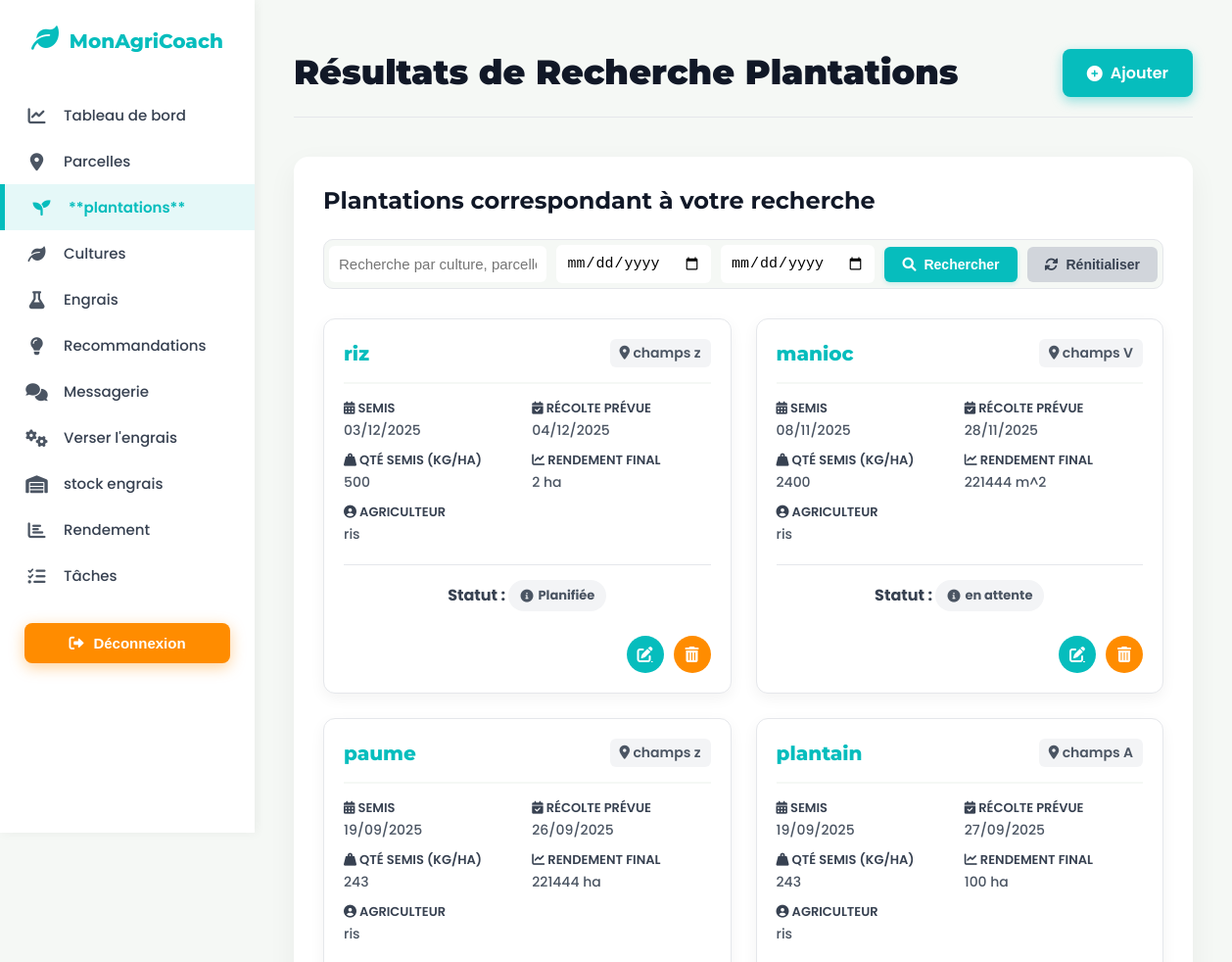
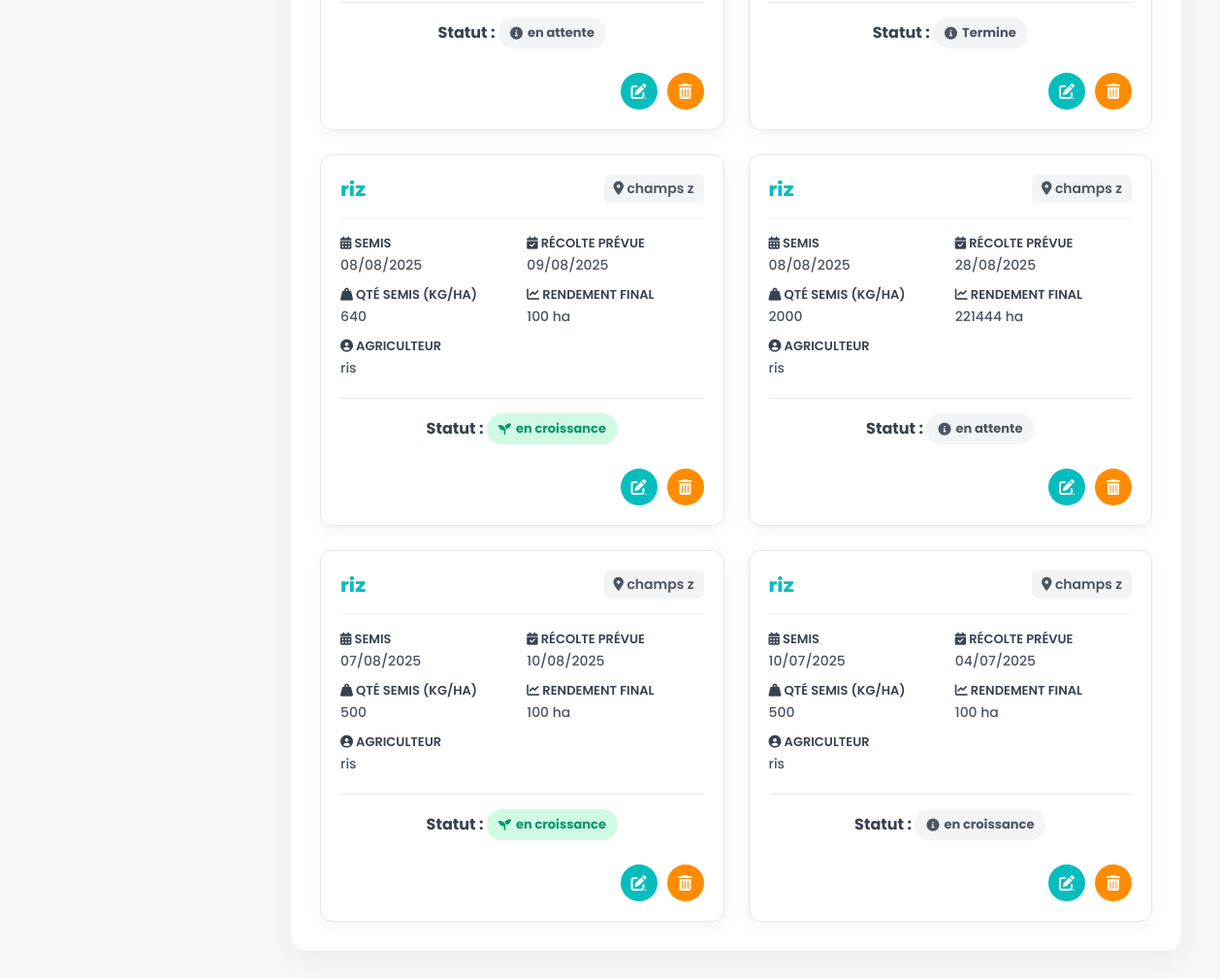
The page /recherche_plantation.php on the database its author committed (2 pictures, top to bottom).
### tables this page shows
CREATE TABLE `plantation` (
  `id` int(11) NOT NULL,
  `date_semis` date NOT NULL,
  `date_recolte_prevue` date NOT NULL,
  `quantite_semis_kg_ha` decimal(10,0) NOT NULL,
  `statut_plantation` varchar(255) NOT NULL,
  `rendement_final_kg` decimal(10,0) NOT NULL,
  `unite_rendement` varchar(45) NOT NULL,
  `id_parcelle` int(11) NOT NULL,
  `id_culture` int(11) NOT NULL,
  `id_agriculteur` int(11) NOT NULL
);

CREATE TABLE `culture` (
  `id` int(11) NOT NULL,
  `nom_commun` varchar(255) NOT NULL,
  `cycle_de_vie_jours` varchar(255) NOT NULL,
  `besoins_eau_mm` varchar(255) NOT NULL,
  `besoins_nutriments` text NOT NULL,
  `sensibilite_maladies` text NOT NULL,
  `informations_generales` text NOT NULL,
  `id_agriculteur` int(11) NOT NULL,
  `statut` varchar(255) NOT NULL
);

CREATE TABLE `parcelle` (
  `id` int(11) NOT NULL,
  `nom_parcelle` varchar(45) NOT NULL,
  `superficie_ha` decimal(10,0) NOT NULL,
  `localisation_gps` varchar(255) NOT NULL,
  `typ_sol` varchar(255) NOT NULL,
  `date_creation` date NOT NULL,
  `statut` varchar(255) NOT NULL,
  `id_agriculteur_proprietaire` int(11) NOT NULL
);

CREATE TABLE `utilisateur` (
  `id` int(11) NOT NULL,
  `email` varchar(45) NOT NULL,
  `mot_de_passe` varchar(255) NOT NULL,
  `nom` varchar(45) NOT NULL,
  `prenom` varchar(45) NOT NULL,
  `telephone` varchar(45) NOT NULL,
  `pays` varchar(150) NOT NULL,
  `date_inscription` datetime NOT NULL,
  `type_utilisateur` varchar(45) NOT NULL,
  `reset_token` varchar(255) NOT NULL,
  `reset_token_expiration` datetime NOT NULL,
  `photo` varchar(255) NOT NULL,
  `langue` varchar(5) DEFAULT 'fr',
  `timezone` varchar(50) DEFAULT 'Africa/Douala',
  `notif_arrosage` tinyint(1) DEFAULT 1,
  `notif_stock` tinyint(1) DEFAULT 0
);

### recherche_plantation.php (the view, shortened to what this page needs)
<?php
require_once 'db.php';
$params = [];
$query_string = "SELECT
                    p.id,
                    p.date_semis,
                    p.date_recolte_prevue,
                    p.quantite_semis_kg_ha,
                    p.statut_plantation,
                    p.rendement_final_kg,
                    p.unite_rendement,
                    pa.nom_parcelle AS nom_parcelle,
                    c.nom_commun AS nom_commun,
                    u.nom AS nom_agriculteur
                 FROM plantation AS p
                 JOIN parcelle AS pa ON p.id_parcelle = pa.id
                 JOIN culture AS c ON p.id_culture = c.id
                 JOIN utilisateur AS u ON pa.id_agriculteur_proprietaire = u.id";
$search_term = $_GET['recherche'] ?? '';
$date_semis = $_GET['date_semis'] ?? '';
$date_recolte_prevue = $_GET['date_recolte_prevue'] ?? '';
$query_string .= " ORDER BY p.date_semis DESC";
try {
    $stmt = $pdo->prepare($query_string);
    $stmt->execute($params);
    $plantations = $stmt->fetchAll(PDO::FETCH_ASSOC);
} catch (PDOException $e) {
    $error_message = "Erreur de base de données : " . $e->getMessage();
}
?>
<!DOCTYPE html>
<html lang="fr">
<head>
    <link rel="stylesheet" href="https://cdnjs.cloudflare.com/ajax/libs/font-awesome/6.0.0-beta3/css/all.min.css">
</head>
<body class="dashboard-body">
    <nav class="sidebar">
       <a href="index.php" class="logo">
                <i class="fas fa-leaf"></i> MonAgriCoach
            </a>
        <ul>
            <li><a href="farmer_dashboard.php"><i class="fas fa-chart-line"></i> Tableau de bord</a></li>
            <li> <a href="liste_parcelle.php"><i class="fas fa-map-marker-alt"></i> Parcelles</a></li>
            <li> <a href="liste_plantation.php"><i class="fas fa-seedling"></i> **plantations**</a></li>
            <li><a href="liste_culture.php"><i class="fas fa-leaf"></i>  Cultures</a></li>
            <li><a href="liste_intrant.php"><i class="fas fa-flask"></i> Engrais</a></li>
            <li> <a href="liste_recom.php"><i class="fas fa-lightbulb"></i> Recommandations</a></li>
            <li> <a href="liste_message_agri.php"><i class="fas fa-comments"></i> Messagerie</a></li>
            <li><a href="liste_appli_intrant.php"><i class="fas fa-cogs"></i>Verser l'engrais</a></li>
            <li> <a href="liste_st_intrant.php"><i class="fas fa-warehouse"></i> stock engrais</a></li>
            <li><a href="liste_re.php"><i class="fas fa-chart-bar"></i> Rendement</a></li>
            <li><a href="liste_taches.php"><i class="fas fa-tasks"></i> Tâches</a></li>
            <div class="btn_lien">
                <button >
                    <a href="deconnexion.php">
                        <i class="fas fa-sign-out-alt"></i> Déconnexion
                    </a>
                </button>
            </div>
        </ul>
    </nav>
    <div class="main-content">
        <div class="header">
            <h1>Résultats de Recherche Plantations</h1>
            <a href="plantation.php" class="add-new-link">
                <i class="fas fa-plus-circle"></i> Ajouter
            </a>
        </div>
        <div class="content-container">
            <h2>Plantations correspondant à votre recherche</h2>
            <form action="recherche_plantation.php" method="GET" class="search-form">
                <input type="text" name="recherche" placeholder="Recherche par culture, parcelle ou statut..." id="search_query" value="<?= htmlspecialchars($search_term); ?>">
                <input type="date" name="date_semis" title="Rechercher par date de semis" value="<?= htmlspecialchars($date_semis); ?>">
                <input type="date" name="date_recolte_prevue" title="Rechercher par date de récolte prévue" value="<?= htmlspecialchars($date_recolte_prevue); ?>">
                <button type="submit"><i class="fas fa-search"></i> Rechercher</button>
                <button type="button" onclick="window.location.href='liste_plantation.php'"><i class="fas fa-sync-alt"></i> Rénitialiser</button>
            </form>
            <?php if (count($plantations) > 0): ?>
                <div class="plantation-grid">
                    <?php foreach($plantations as $plantation ):
                        $statut_lower = strtolower($plantation['statut_plantation']);
                        $status_class = 'status-complete';
                        $status_icon = 'fas fa-info-circle';
                        switch ($statut_lower) {
                            case 'en croissance':
                            case 'en cours':
                            case 'semée':
                                $status_class = 'status-en_cours';
                                $status_icon = 'fas fa-seedling';
                                break;
                        }
                    ?>
                        <div class="plantation-card">
                            <div class="card-header">
                                <h3><?= htmlspecialchars($plantation['nom_commun']); ?></h3>
                                <span class="parcelle-name"><i class="fas fa-map-marker-alt"></i> <?= htmlspecialchars($plantation['nom_parcelle']); ?></span>
                            </div>
                            <div class="card-details">
                                <div class="detail-item">
                                    <strong><i class="fas fa-calendar-alt"></i> Semis</strong>
                                    <span><?= htmlspecialchars(date('d/m/Y', strtotime($plantation['date_semis']))); ?></span>
                                </div>
                                <div class="detail-item">
                                    <strong><i class="fas fa-calendar-check"></i> Récolte Prévue</strong>
                                    <span><?= htmlspecialchars(date('d/m/Y', strtotime($plantation['date_recolte_prevue']))); ?></span>
                                </div>
                                <div class="detail-item">
                                    <strong><i class="fas fa-weight-hanging"></i> Qté Semis (Kg/Ha)</strong>
                                    <span><?= htmlspecialchars($plantation['quantite_semis_kg_ha']); ?></span>
                                </div>
                                <div class="detail-item">
                                    <strong><i class="fas fa-chart-line"></i> Rendement Final</strong>
                                    <span>
                                        <?php
                                            $rendement_final = $plantation['rendement_final_kg'] ?? '';
                                            $unite_rendement = $plantation['unite_rendement'] ?? '';
                                            if (empty($rendement_final)) {
                                                echo 'N/A';
                                            } else {
                                                echo htmlspecialchars($rendement_final) . ' ' . htmlspecialchars($unite_rendement);
                                            }
                                        ?>
                                    </span>
                                </div>
                                <div class="detail-item" style="grid-column: span 2;">
                                    <strong><i class="fas fa-user-circle"></i> Agriculteur</strong>
                                    <span><?= htmlspecialchars($plantation['nom_agriculteur'] ?? 'Non spécifié'); ?></span>
                                </div>
                            </div>
                            <div class="card-status">
                                <strong>Statut : </strong>
                                <span class="status-badge <?= $status_class; ?>">
                                    <i class="<?= $status_icon; ?>"></i>
                                    <?= htmlspecialchars($plantation['statut_plantation']); ?>
                                </span>
                            </div>
                            <div class="card-actions">
                                <a href="modifier_plantation.php?id=<?= $plantation['id']; ?>" title="Modifier">
                                    <i class="fas fa-edit"></i>
                                </a>
                                <form action="supprime_plantation.php" method="POST" onsubmit="return confirm('Êtes-vous sûr de vouloir supprimer cette plantation? Cette action est irréversible.');" style="display:inline;">
                                    <button type="submit" title="Supprimer" class="delete-button">
                                        <i class="fas fa-trash-alt"></i>
                                    </button>
                                </form>
                            </div>
                        </div>
                    <?php endforeach; ?>
                </div>
            <?php else: ?>
                <p><i class="fas fa-info-circle"></i> Aucune plantation trouvée pour vos critères de recherche. Vous pouvez <a href="liste_plantation.php">réinitialiser la recherche</a> ou <a href="plantation.php">ajouter une nouvelle plantation</a>.</p>
            <?php endif; ?>
        </div>
    </div>
</body>
</html>

### rows shown on the page
plantation: id_culture.nom_commun "riz", id_parcelle.nom_parcelle "champs z", date_semis "03/12/2025", date_recolte_prevue "04/12/2025", quantite_semis_kg_ha "500", rendement_final_kg "2", unite_rendement "ha", id_agriculteur.nom "ris", statut_plantation "Planifiée"
plantation: id_culture.nom_commun "manioc", id_parcelle.nom_parcelle "champs V", date_semis "08/11/2025", date_recolte_prevue "28/11/2025", quantite_semis_kg_ha "2400", rendement_final_kg "221444", unite_rendement "m^2", id_agriculteur.nom "ris", statut_plantation "en attente"
plantation: id_culture.nom_commun "paume", id_parcelle.nom_parcelle "champs z", date_semis "19/09/2025", date_recolte_prevue "26/09/2025", quantite_semis_kg_ha "243", rendement_final_kg "221444", unite_rendement "ha", id_agriculteur.nom "ris", statut_plantation "en attente"
plantation: id_culture.nom_commun "plantain", id_parcelle.nom_parcelle "champs A", date_semis "19/09/2025", date_recolte_prevue "27/09/2025", quantite_semis_kg_ha "243", rendement_final_kg "100", unite_rendement "ha", id_agriculteur.nom "ris", statut_plantation "Termine"
plantation: id_culture.nom_commun "riz", id_parcelle.nom_parcelle "champs z", date_semis "08/08/2025", date_recolte_prevue "09/08/2025", quantite_semis_kg_ha "640", rendement_final_kg "100", unite_rendement "ha", id_agriculteur.nom "ris", statut_plantation "en croissance"
plantation: id_culture.nom_commun "riz", id_parcelle.nom_parcelle "champs z", date_semis "08/08/2025", date_recolte_prevue "28/08/2025", quantite_semis_kg_ha "2000", rendement_final_kg "221444", unite_rendement "ha", id_agriculteur.nom "ris", statut_plantation "en attente"
plantation: id_culture.nom_commun "riz", id_parcelle.nom_parcelle "champs z", date_semis "07/08/2025", date_recolte_prevue "10/08/2025", quantite_semis_kg_ha "500", rendement_final_kg "100", unite_rendement "ha", id_agriculteur.nom "ris", statut_plantation "en croissance"
plantation: id_culture.nom_commun "riz", id_parcelle.nom_parcelle "champs z", date_semis "10/07/2025", date_recolte_prevue "04/07/2025", quantite_semis_kg_ha "500", rendement_final_kg "100", unite_rendement "ha", id_agriculteur.nom "ris", statut_plantation "en croissance"
